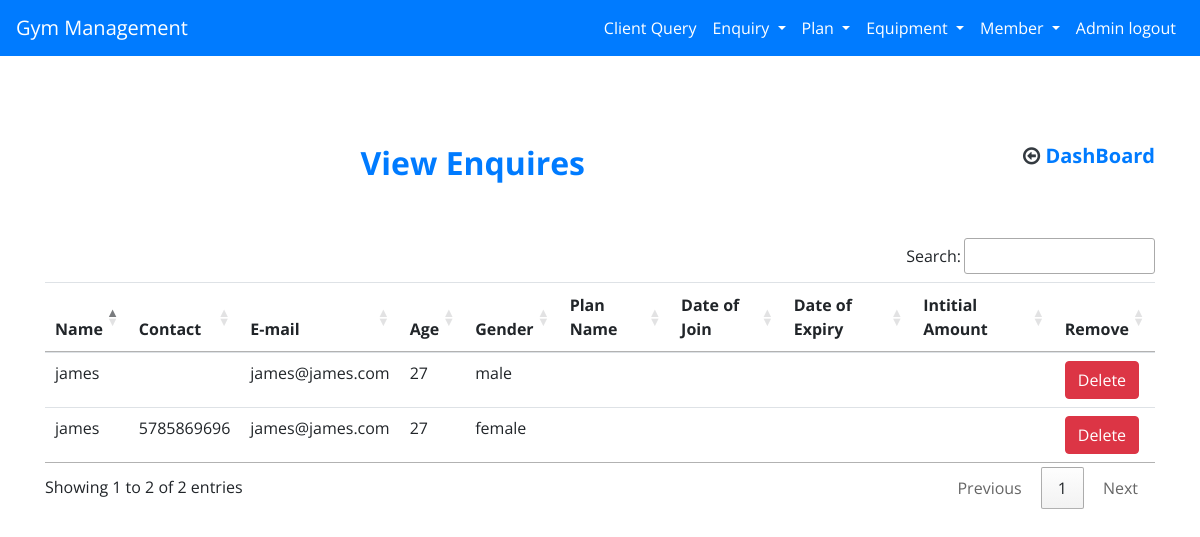
The page /view_enquiry (signed in) on the database its author committed.
### gym/models.py (models this page shows, shortened)
class Enquiry(models.Model):
    name=models.CharField(max_length=100)
    contact=models.CharField(max_length=10)
    email=models.EmailField(max_length=100)
    age=models.IntegerField()
    gender=models.CharField(max_length=10)

### gym/views.py (the view)
# urls.py: path('view_enquiry',views.view_enquiry,name='view_enquiry'),
def view_enquiry(request):
    if not request.user.is_staff:
        return redirect('/login')
    enq=Enquiry.objects.all()
    return render(request,'view_enquiry.html',{'enq':enq})

### gym/templates/view_enquiry.html
{% extends 'base.html' %}
{% load static %}
{% block content %}
    <div class="container pb-2 mt-5">
        <div class="row">
            <div class="col-md-6">
                <h2 class="text-center text-primary font-weight-bold pb-5 text-center"
                    style="padding-top: 6rem;text-align: right!important;">View Enquires</h2>
            </div>
            <div class="col-md-6">
                <h5 class="text-center text-primary font-weight-bold pb-5"
                    style="padding-top: 6rem;text-align: right!important"><a href="/"><span
                        class="fa fa-arrow-circle-o-left text-dark"></span> DashBoard</a></h5>
            </div>
        </div>
        <table id="example" class="table">
            <thead>
            <tr>
                <th scope="col">Name</th>
                <th scope="col">Contact</th>
                <th scope="col">E-mail</th>
                <th scope="col">Age</th>
                <th scope="col">Gender</th>
                <th scope="col">Plan Name</th>
                <th scope="col">Date of Join</th>
                <th scope="col">Date of Expiry</th>
                <th scope="col">Intitial Amount</th>
                <th scope="col">Remove</th>
            </tr>
            </thead>
            <tbody>
            {% for i in enq %}
                <tr>
                    <td>{{ i.name }}</td>
                    <td>{{ i.contact }}</td>
                    <td>{{ i.email }}</td>
                    <td>{{ i.age }}</td>
                    <td>{{ i.gender }}</td>
                    <td>{{ i.plan }}</td>
                    <td>{{ i.join_date }}</td>
                    <td>{{ i.expired_date }}</td>
                    <td>{{ i.initial_amount }}</td>
                    <td><a class="btn btn-danger" href="/delete_enq/{{ i.id }}"
                           onclick="return confirm('Are you sure')">Delete</a></td>
                </tr>
            {% endfor %}
            </tbody>
        </table>
    </div>
{% endblock content %}

### gym/static/css/style.css (style rules this page uses)
* { padding: 0; margin: 0; box-sizing: border-box; font-family: 'Open Sans', sans-serif; }
a:link { text-decoration: none; }

### rows shown on the page
Enquiry: name "james", email "james@james.com", age "27", gender "male"
Enquiry: name "james", contact "5785869696", email "james@james.com", age "27", gender "female"
